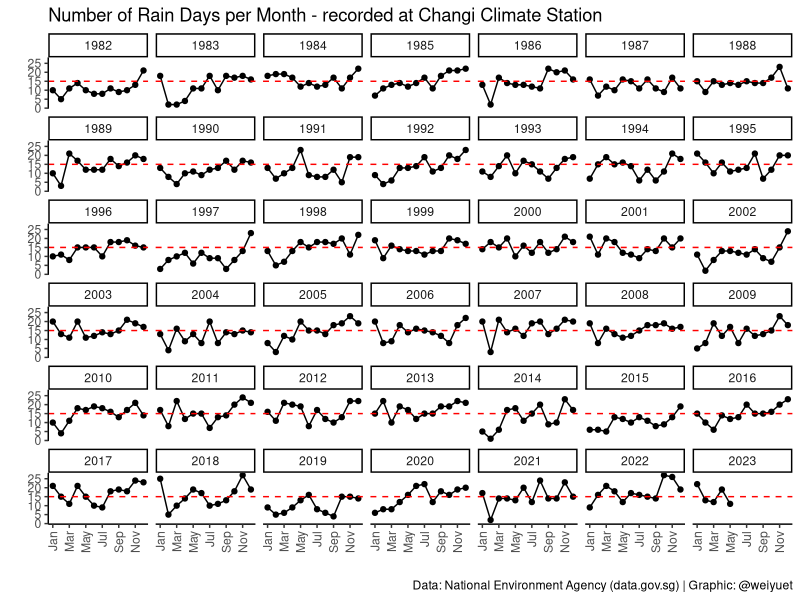
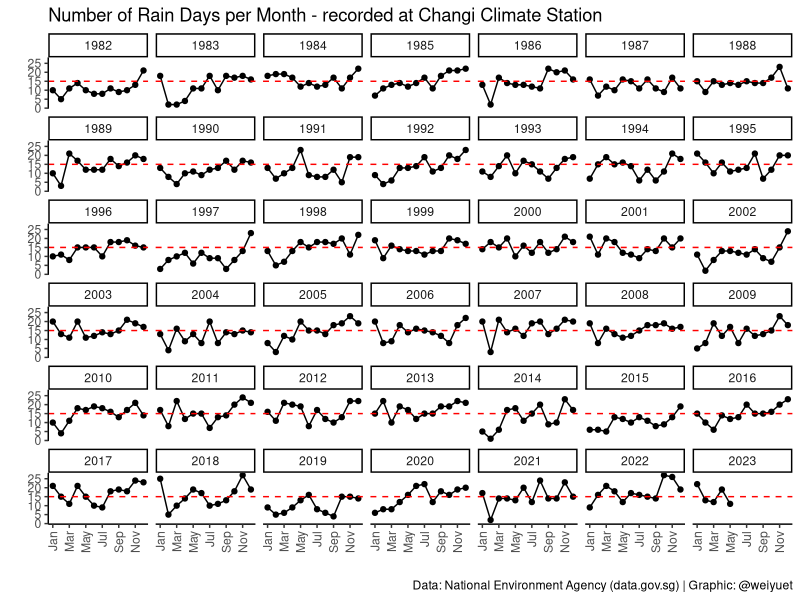

The R source for these figures, in order:
########################################
# Rainfall Number of Rain Days Monthly #
########################################

#### Setup ####
library(tidyverse)
library(scales)

#### Load data ####
number_of_rain_days_monthly <- read_csv("data/rainfall-monthly-number-of-rain-days/rainfall-monthly-number-of-rain-days.csv")

#### Wrangle ####
# Separate year and month
number_of_rain_days_monthly <- number_of_rain_days_monthly %>% 
  separate(month, c("year", "month"))

# Convert year and month into numeric
number_of_rain_days_monthly = transform(number_of_rain_days_monthly,
                                        year = as.numeric(year),
                                        month = as.numeric(month))

#### Visualize ####
# How many rain days are there in a month?
number_of_rain_days_monthly %>%
  ggplot(aes(x = month,
             y = no_of_rainy_days)) +
  geom_point() +
  geom_line() +
  geom_hline(yintercept = 15,
             linetype = "dashed",
             colour = "red") +
  facet_wrap(vars(year)) +
  scale_x_continuous(breaks = seq(1, 12, 2),
                     labels = month.abb[seq(1, 12, 2)]) +
  scale_y_continuous(breaks = seq(0, 30, 5)) +
  labs(x = "",
       y = "",
       title = "Number of Rain Days per Month - recorded at Changi Climate Station",
       caption = "Data: National Environment Agency (data.gov.sg) | Graphic: @weiyuet") +
  theme_classic() +
  theme(axis.text.x = element_text(angle = 90,
                                   vjust = 0.5,
                                   hjust = 1))

#### Save image ####
ggsave("figures/number-of-rain-days-monthly.png", width = 8, height = 8)
